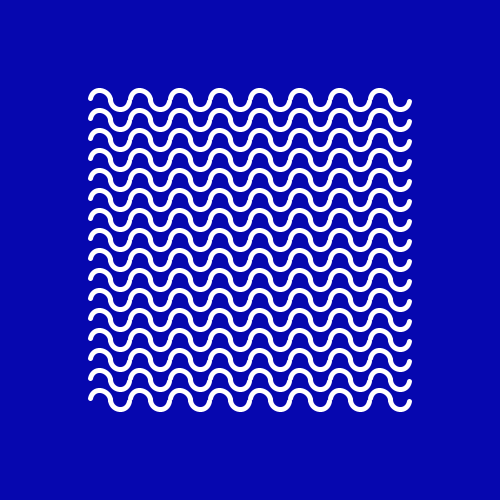
Frame 1 (no input)
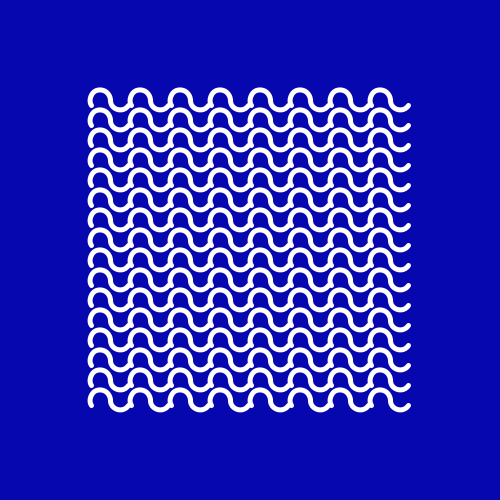
Frame 60 (the mouse pressed at the canvas centre just before this capture)
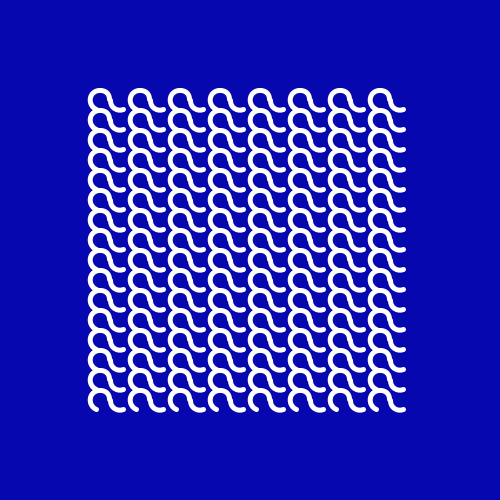
Frame 120 (the mouse held since frame 60 and released just before this capture)

The Processing sketch that drew these frames (run headless with seeded random() and noise(); from frame 60 on, the mouse is pressed at the canvas centre):

// Processing sketch: sketch_19082017
// ── sketch_19082017.pde
ArrayList<Wave>wave;
int i = 0;
int inc = 20;

void setup(){
  size(500,500);
  smooth();
  noFill();
  stroke(255);
  strokeWeight(5);
  wave = new ArrayList<Wave>();
  for(int x = 100; x <= width-100; x+=inc){
    i++;
    for(int y = 100; y <= height-100; y+=inc){
      if(i%2 == 0){
        wave.add(new Wave(x,y,0, PI, inc));
      }else{
        wave.add(new Wave(x,y,PI, TWO_PI, inc));
      }
    }
  }
}


void draw(){
  background(6,7,175);
  for(Wave w : wave){
    w.update();
    w.display();
  }
}
// ── Wave.pde
class Wave{
  float angle1, angle2;
  float x,y;
  int inc;
  float speed = 0.2;
  boolean change = false;
  Wave(float _x, float _y, float _angle1, float _angle2, int _inc){
    x = _x;
    y = _y;
    angle1 = _angle1;
    angle2 = _angle2;
    inc = _inc;
  }
  
  void update(){
    if(!change){
      angle1+=speed;
      if(angle1 >=TWO_PI){
        change = true;
      }
    }
    if(change){
      angle1-=speed;
      if(angle1 <= 0){
        change = false;
      }
    }
  }
  
  void display(){
    arc(x,y,inc,inc, angle1, angle2);
  }
}
